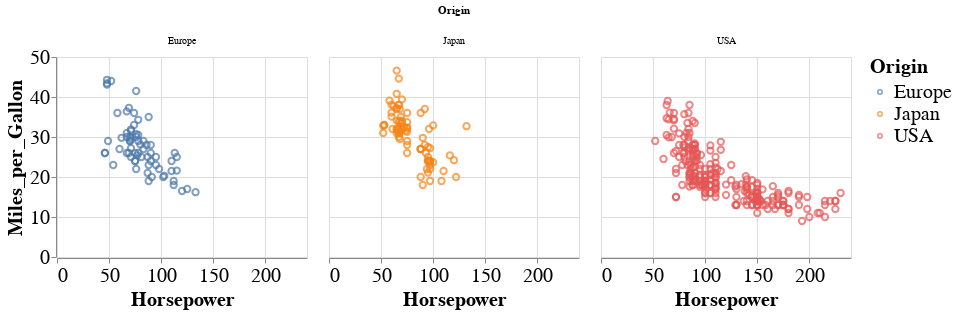

Notebook code cell kept with this figure:
### Code cell
## New code - to be discussed next week!

brush = alt.selection(type="interval")

base = base.encode(
    color=alt.condition(brush, "Origin", alt.ColorValue("gray")),
    tooltip=["Name", "Origin", "Horsepower", "Miles_per_Gallon"],
).add_selection(brush)
base

### Figure 1 — Vega-Lite specification as saved in the notebook (floating-point values rounded to 4 significant figures; data arrays with more than 128 entries replaced by an {"elided": "..."} marker saying what was removed)
{"height": 200, "config": {"style": {"circle": {"size": 400}, "point": {"size": 30}, "square": {"size": 400}}, "legend": {"symbolSize": 20, "titleFontSize": 20, "labelFontSize": 20}, "axis": {"titleFontSize": 20, "labelFontSize": 20}}, "data": {"name": "data-f02450ab61490a1363517a0190416235"}, "mark": {"type": "point", "size": 40}, "encoding": {"color": {"condition": {"type": "nominal", "field": "Origin", "selection": "selector005"}, "value": "gray"}, "column": {"type": "nominal", "field": "Origin"}, "tooltip": [{"type": "nominal", "field": "Name"}, {"type": "nominal", "field": "Origin"}, {"type": "quantitative", "field": "Horsepower"}, {"type": "quantitative", "field": "Miles_per_Gallon"}], "x": {"type": "quantitative", "field": "Horsepower"}, "y": {"type": "quantitative", "field": "Miles_per_Gallon"}}, "selection": {"selector005": {"type": "interval"}}, "width": 250, "$schema": "https://vega.github.io/schema/vega-lite/v4.0.2.json", "datasets": {"data-f02450ab61490a1363517a0190416235": {"elided": "406 records"}}}
